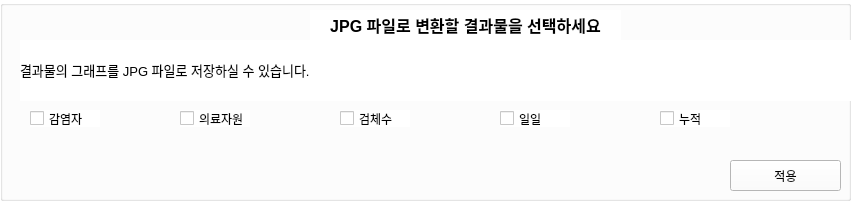
   <widget class="QWidget" name="jpgWidget" native="true">
    <property name="geometry">
     <rect>
      <x>30</x>
      <y>170</y>
      <width>851</width>
      <height>201</height>
     </rect>
    </property>
    <property name="autoFillBackground">
     <bool>false</bool>
    </property>
    <property name="styleSheet">
     <string notr="true">background-color:white; font-family:'맑은 고딕';</string>
    </property>
    <widget class="QGroupBox" name="groupBox_3">
     <property name="geometry">
      <rect>
       <x>0</x>
       <y>0</y>
       <width>851</width>
       <height>201</height>
      </rect>
     </property>
     <property name="autoFillBackground">
      <bool>false</bool>
     </property>
     <property name="styleSheet">
      <string notr="true"/>
     </property>
     <property name="title">
      <string/>
     </property>
     <widget class="QLabel" name="label_9">
      <property name="geometry">
       <rect>
        <x>20</x>
        <y>40</y>
        <width>831</width>
        <height>61</height>
       </rect>
      </property>
      <property name="text">
       <string>&lt;html&gt;&lt;head/&gt;&lt;body&gt;&lt;p&gt;&lt;span style=&quot; font-size:10pt;&quot;&gt;결과물의 그래프를 JPG 파일로 저장하실 수 있습니다. &lt;/span&gt;&lt;/p&gt;&lt;/body&gt;&lt;/html&gt;</string>
      </property>
      <property name="scaledContents">
       <bool>false</bool>
      </property>
      <property name="wordWrap">
       <bool>true</bool>
      </property>
     </widget>
     <widget class="QLabel" name="label_10">
      <property name="geometry">
       <rect>
        <x>310</x>
        <y>10</y>
        <width>311</width>
        <height>31</height>
       </rect>
      </property>
      <property name="text">
       <string>&lt;html&gt;&lt;head/&gt;&lt;body&gt;&lt;p align=&quot;center&quot;&gt;&lt;span style=&quot; font-size:12pt; font-weight:600;&quot;&gt;JPG 파일로 변환할 결과물을 선택하세요&lt;/span&gt;&lt;/p&gt;&lt;/body&gt;&lt;/html&gt;</string>
      </property>
     </widget>
     <widget class="QPushButton" name="jpgSubmit">
      <property name="geometry">
       <rect>
        <x>730</x>
        <y>160</y>
        <width>111</width>
        <height>31</height>
       </rect>
      </property>
      <property name="text">
       <string>적용</string>
      </property>
     </widget>
     <widget class="QCheckBox" name="checkBox">
      <property name="geometry">
       <rect>
        <x>30</x>
        <y>110</y>
        <width>70</width>
        <height>17</height>
       </rect>
      </property>
      <property name="text">
       <string>감염자</string>
      </property>
      <attribute name="buttonGroup">
       <string notr="true">buttonGroup_2</string>
      </attribute>
     </widget>
     <widget class="QCheckBox" name="checkBox_2">
      <property name="geometry">
       <rect>
        <x>180</x>
        <y>110</y>
        <width>70</width>
        <height>17</height>
       </rect>
      </property>
      <property name="text">
       <string>의료자원</string>
      </property>
      <attribute name="buttonGroup">
       <string notr="true">buttonGroup_2</string>
      </attribute>
     </widget>
     <widget class="QCheckBox" name="checkBox_3">
      <property name="geometry">
       <rect>
        <x>340</x>
        <y>110</y>
        <width>70</width>
        <height>17</height>
       </rect>
      </property>
      <property name="text">
       <string>검체수</string>
      </property>
      <attribute name="buttonGroup">
       <string notr="true">buttonGroup_2</string>
      </attribute>
     </widget>
     <widget class="QCheckBox" name="checkBox_4">
      <property name="geometry">
       <rect>
        <x>500</x>
        <y>110</y>
        <width>70</width>
        <height>17</height>
       </rect>
      </property>
      <property name="text">
       <string>일일</string>
      </property>
      <attribute name="buttonGroup">
       <string notr="true">buttonGroup_2</string>
      </attribute>
     </widget>
     <widget class="QCheckBox" name="checkBox_5">
      <property name="geometry">
       <rect>
        <x>660</x>
        <y>110</y>
        <width>70</width>
        <height>17</height>
       </rect>
      </property>
      <property name="text">
       <string>누적</string>
      </property>
      <attribute name="buttonGroup">
       <string notr="true">buttonGroup_2</string>
      </attribute>
     </widget>
    </widget>
   </widget>
